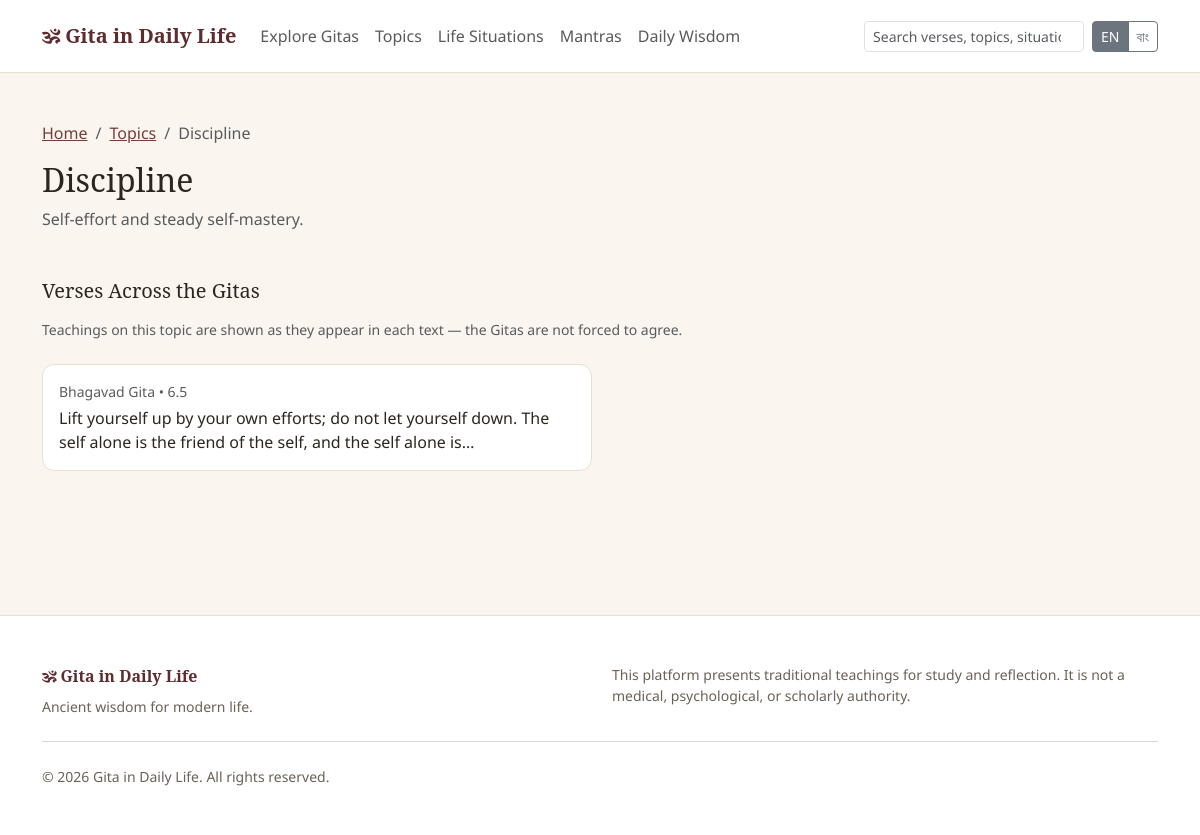
Page /public/topics/discipline on the earlier database version.
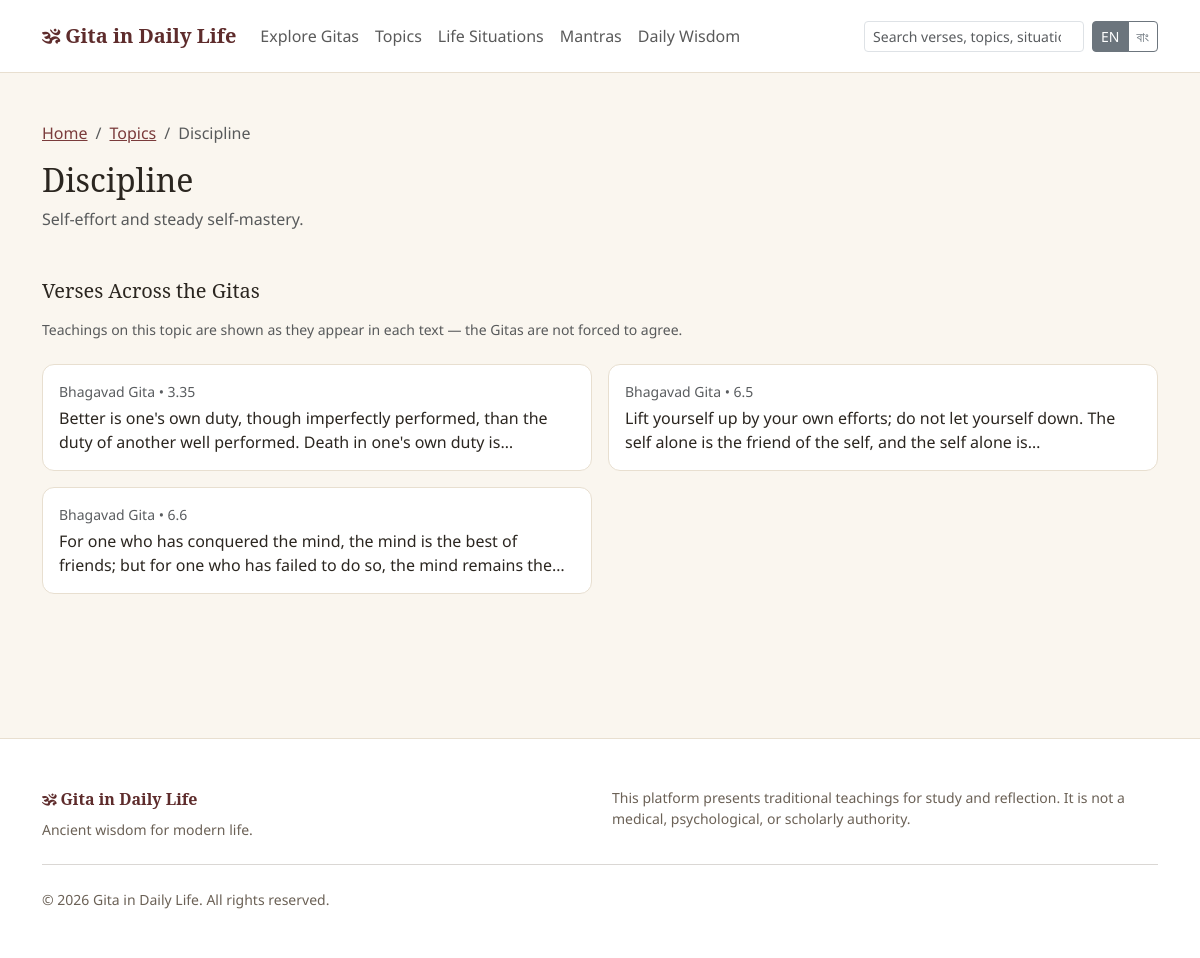
Same page on the later database version.
### tables this page shows
CREATE TABLE topics (
    id INT UNSIGNED AUTO_INCREMENT PRIMARY KEY,
    name VARCHAR(150) NOT NULL,
    slug VARCHAR(160) NOT NULL UNIQUE,
    description TEXT NULL,
    status ENUM('draft','pending','published','archived') NOT NULL DEFAULT 'published',
    created_at DATETIME NOT NULL DEFAULT CURRENT_TIMESTAMP,
    updated_at DATETIME NOT NULL DEFAULT CURRENT_TIMESTAMP ON UPDATE CURRENT_TIMESTAMP,
    INDEX idx_topics_status (status)
);

CREATE TABLE verses (
    id INT UNSIGNED AUTO_INCREMENT PRIMARY KEY,
    gita_id INT UNSIGNED NOT NULL,
    chapter_id INT UNSIGNED NOT NULL,
    verse_number INT UNSIGNED NOT NULL,
    sanskrit_text TEXT NULL,
    transliteration TEXT NULL,
    word_by_word_meaning TEXT NULL,
    literal_translation TEXT NULL,
    simple_translation_en TEXT NULL,
    translation_bn TEXT NULL,
    explanation TEXT NULL,
    philosophical_meaning TEXT NULL,
    key_teaching VARCHAR(500) NULL,
    audio_path VARCHAR(255) NULL,
    video_path VARCHAR(255) NULL,
    translator VARCHAR(150) NULL,
    commentator VARCHAR(150) NULL,
    featured TINYINT(1) NOT NULL DEFAULT 0,
    status ENUM('draft','pending','published','archived') NOT NULL DEFAULT 'draft',
    created_by INT UNSIGNED NULL,
    updated_by INT UNSIGNED NULL,
    created_at DATETIME NOT NULL DEFAULT CURRENT_TIMESTAMP,
    updated_at DATETIME NOT NULL DEFAULT CURRENT_TIMESTAMP ON UPDATE CURRENT_TIMESTAMP,
    UNIQUE KEY uniq_chapter_verse (chapter_id, verse_number),
    FOREIGN KEY (gita_id) REFERENCES gitas(id) ON DELETE CASCADE,
    FOREIGN KEY (chapter_id) REFERENCES chapters(id) ON DELETE CASCADE,
    INDEX idx_verses_status (status),
    INDEX idx_verses_featured (featured)
);

CREATE TABLE gitas (
    id INT UNSIGNED AUTO_INCREMENT PRIMARY KEY,
    name VARCHAR(150) NOT NULL,
    slug VARCHAR(160) NOT NULL UNIQUE,
    alternate_names VARCHAR(255) NULL,
    short_description VARCHAR(500) NULL,
    introduction TEXT NULL,
    historical_context TEXT NULL,
    philosophy TEXT NULL,
    main_themes TEXT NULL,
    author_attribution VARCHAR(255) NULL,
    cover_image VARCHAR(255) NULL,
    language_available VARCHAR(100) NULL DEFAULT 'en',
    featured TINYINT(1) NOT NULL DEFAULT 0,
    status ENUM('draft','pending','published','archived') NOT NULL DEFAULT 'draft',
    meta_title VARCHAR(255) NULL,
    meta_description VARCHAR(500) NULL,
    created_by INT UNSIGNED NULL,
    updated_by INT UNSIGNED NULL,
    created_at DATETIME NOT NULL DEFAULT CURRENT_TIMESTAMP,
    updated_at DATETIME NOT NULL DEFAULT CURRENT_TIMESTAMP ON UPDATE CURRENT_TIMESTAMP,
    INDEX idx_gitas_status (status),
    INDEX idx_gitas_featured (featured)
);

CREATE TABLE chapters (
    id INT UNSIGNED AUTO_INCREMENT PRIMARY KEY,
    gita_id INT UNSIGNED NOT NULL,
    chapter_number INT UNSIGNED NOT NULL,
    name VARCHAR(200) NOT NULL,
    sanskrit_name VARCHAR(200) NULL,
    translation_name VARCHAR(200) NULL,
    summary TEXT NULL,
    main_ideas TEXT NULL,
    status ENUM('draft','pending','published','archived') NOT NULL DEFAULT 'draft',
    created_at DATETIME NOT NULL DEFAULT CURRENT_TIMESTAMP,
    updated_at DATETIME NOT NULL DEFAULT CURRENT_TIMESTAMP ON UPDATE CURRENT_TIMESTAMP,
    UNIQUE KEY uniq_gita_chapter (gita_id, chapter_number),
    FOREIGN KEY (gita_id) REFERENCES gitas(id) ON DELETE CASCADE,
    INDEX idx_chapters_status (status)
);

CREATE TABLE settings (
    id INT UNSIGNED AUTO_INCREMENT PRIMARY KEY,
    setting_key VARCHAR(150) NOT NULL UNIQUE,
    setting_value TEXT NULL,
    setting_group VARCHAR(60) NOT NULL DEFAULT 'general'
);

### app/core/Controller.php (called while the page is built, shortened)
<?php
abstract class Controller
{
    protected function view(string $view, array $data = []): void
    {
        extract($data, EXTR_SKIP);
        $viewFile = VIEWS_PATH . '/frontend/' . $view . '.php';
        require $viewFile;
        $content = ob_get_clean();
        require VIEWS_PATH . '/frontend/layout.php';
    }
}

### modules/TopicController.php (called while the page is built, shortened)
<?php
final class TopicController extends Controller
{
    public function show(string $slug): void
    {
        $topic = Topic::findBySlug($slug);
        $this->view('topics/show', [
            'pageTitle' => $topic['name'] . ' — ' . APP_NAME,
            'metaDescription' => $topic['description'],
            'topic' => $topic,
            'verses' => Topic::versesFor((int) $topic['id']),
            'teachings' => Topic::teachingsFor((int) $topic['id']),
        ]);
    }
}

### public/index.php (called while the page is built, shortened)
<?php
require_once __DIR__ . '/../app/bootstrap.php';
$router = new Router();
$router->dispatch();

### app/helpers/functions.php (called while the page is built, shortened)
<?php
function e(?string $value): string
{
    return htmlspecialchars((string) $value, ENT_QUOTES, 'UTF-8');
}
function url(string $path = ''): string
{
    return APP_BASE_PATH . '/' . ltrim($path, '/');
}
function asset(string $path): string
{
    return url('assets/' . ltrim($path, '/'));
}
function current_lang(): string
{
    return Session::get('lang', DEFAULT_LANGUAGE);
}
function verse_text(array $verse): string
{
    return (string) ($verse['simple_translation_en'] ?? '');
}
function __t(string $key, array $replace = []): string
{
    static $cache = [];
    $lang = current_lang();
    if (!isset($cache[$lang])) {
        $file = LANGUAGES_PATH . '/' . $lang . '.php';
        $cache[$lang] = is_file($file) ? require $file : [];
    }
    $text = $cache[$lang][$key] ?? $key;
    return $text;
}
function str_excerpt(?string $text, int $length = 160): string
{
    $text = trim((string) $text);
    $truncated = mb_substr($text, 0, $length);
    $lastSpace = mb_strrpos($truncated, ' ');
    if ($lastSpace !== false) {
        $truncated = mb_substr($truncated, 0, $lastSpace);
    }
    return $truncated . '…';
}

### app/core/Session.php (called while the page is built, shortened)
<?php
final class Session
{
    public static function get(string $key, $default = null)
    {
        return $_SESSION[$key] ?? $default;
    }
}

### app/bootstrap.php (called while the page is built, shortened)
<?php
require_once APP_PATH . '/config/config.php';
spl_autoload_register(function (string $class): void {
    static $dirs = null;
    if ($dirs === null) {
        $dirs = [
            APP_PATH . '/core',
            APP_PATH . '/models',
            APP_PATH . '/services',
            ROOT_PATH . '/modules',
        ];
    }
    foreach ($dirs as $dir) {
        $file = $dir . '/' . $class . '.php';
        if (is_file($file)) {
            return;
        }
    }
});
require_once APP_PATH . '/helpers/functions.php';

### app/core/Model.php (called while the page is built, shortened)
<?php
abstract class Model
{
    protected static string $table = '';
    protected static function db(): PDO
    {
        return Database::connection();
    }
    protected static function assertSafeIdentifier(string $identifier): string
    {
        return $identifier;
    }
    public static function findBy(string $column, $value): ?array
    {
        $stmt = self::db()->prepare('SELECT * FROM ' . static::$table . ' WHERE ' . $column . ' = ? LIMIT 1');
        $stmt->execute([$value]);
        $row = $stmt->fetch();
        return $row === false ? null : $row;
    }
    public static function all(string $orderBy = ''): array
    {
        $sql = 'SELECT * FROM ' . static::$table;
        return self::db()->query($sql)->fetchAll();
    }
}

### app/core/Database.php (called while the page is built, shortened)
<?php
final class Database
{
    private static ?PDO $instance = null;
    public static function connection(): PDO
    {
        if (self::$instance === null) {
            $dsn = sprintf('mysql:host=%s;dbname=%s;charset=%s', DB_HOST, DB_NAME, DB_CHARSET);
            self::$instance = new PDO($dsn, DB_USER, DB_PASS, [
                PDO::ATTR_ERRMODE => PDO::ERRMODE_EXCEPTION,
                PDO::ATTR_DEFAULT_FETCH_MODE => PDO::FETCH_ASSOC,
                PDO::ATTR_EMULATE_PREPARES => false,
            ]);
        }
        return self::$instance;
    }
}

### app/models/Topic.php (called while the page is built, shortened)
<?php
final class Topic extends Model
{
    public static function findBySlug(string $slug): ?array
    {
        return self::findBy('slug', $slug);
    }
    public static function versesFor(int $topicId): array
    {
        $stmt = self::db()->prepare(
            'SELECT v.*, g.name AS gita_name, g.slug AS gita_slug, c.chapter_number
             FROM verses v
             JOIN verse_topics vt ON vt.verse_id = v.id
             JOIN gitas g ON g.id = v.gita_id
             JOIN chapters c ON c.id = v.chapter_id
             WHERE vt.topic_id = ? AND v.status = "published"
             ORDER BY g.name, c.chapter_number, v.verse_number'
        );
        $stmt->execute([$topicId]);
        return $stmt->fetchAll();
    }
}

### app/core/Request.php (called while the page is built, shortened)
<?php
final class Request
{
    public static function query(string $key, $default = null)
    {
        $value = $_GET[$key] ?? $default;
        return is_string($value) ? trim($value) : $value;
    }
    public static function uri(): string
    {
        $uri = $_SERVER['REQUEST_URI'] ?? '/';
        $path = parse_url($uri, PHP_URL_PATH);
        return $path === false || $path === null ? '/' : $path;
    }
}

### app/models/Setting.php (called while the page is built, shortened)
<?php
final class Setting extends Model
{
    public static function get(string $key, ?string $default = null): ?string
    {
        static $cache = null;
        if ($cache === null) {
            $cache = [];
            foreach (self::all() as $row) {
                $cache[$row['setting_key']] = $row['setting_value'];
            }
        }
        return $cache[$key] ?? $default;
    }
}

### views/frontend/topics/show.php (the view, shortened to what this page needs)
<div class="container py-5">
  <nav aria-label="breadcrumb"><ol class="breadcrumb">
    <li class="breadcrumb-item"><a href="<?= e(url('')) ?>"><?= e(__t('breadcrumb.home')) ?></a></li>
    <li class="breadcrumb-item"><a href="<?= e(url('topics')) ?>"><?= e(__t('breadcrumb.topics')) ?></a></li>
    <li class="breadcrumb-item active"><?= e($topic['name']) ?></li>
  </ol></nav>
  <h1 class="h2 font-serif mb-2"><?= e($topic['name']) ?></h1>
  <p class="text-muted mb-5"><?= e($topic['description']) ?></p>
  <h2 class="h5 mb-3"><?= e(__t('topics.compare_heading')) ?></h2>
  <p class="text-muted small mb-4"><?= e(__t('topics.compare_sub')) ?></p>
  <div class="row g-3 mb-5">
    <?php foreach ($verses as $verse): ?>
      <div class="col-md-6">
        <a href="<?= e(url('verses/' . $verse['gita_slug'] . '/' . $verse['chapter_number'] . '/' . $verse['verse_number'])) ?>" class="card-gidl p-3 d-block text-decoration-none text-reset h-100">
          <div class="small text-muted mb-1"><?= e($verse['gita_name']) ?> • <?= (int) $verse['chapter_number'] ?>.<?= (int) $verse['verse_number'] ?></div>
          <p class="mb-0"><?= e(str_excerpt(verse_text($verse), 130)) ?></p>
        </a>
      </div>
    <?php endforeach; ?>
  </div>
</div>

### app/core/Router.php (shortened to what this page needs)
<?php
final class Router
{
    private array $routes = [];
    public function get(string $pattern, string $handler): void
    {
        $this->routes[] = ['GET', $pattern, $handler];
    }
    public function dispatch(): void
    {
        $uri = $this->currentPath();
        foreach ($this->routes as [$routeMethod, $pattern, $handler]) {
            $regex = $this->patternToRegex($pattern);
            if (preg_match($regex, $uri, $matches)) {
                $params = array_filter($matches, static fn ($key) => !is_int($key), ARRAY_FILTER_USE_KEY);
                $this->callHandler($handler, array_values($params));
                return;
            }
        }
    }
    private function currentPath(): string
    {
        $uri = Request::uri();
        $base = APP_BASE_PATH;
        if ($base !== '' && str_starts_with($uri, $base)) {
            $uri = substr($uri, strlen($base));
        }
        $uri = '/' . trim($uri, '/');
        return $uri;
    }
    private function patternToRegex(string $pattern): string
    {
        $pattern = rtrim($pattern, '/');
        if ($pattern === '') {
            $pattern = '/';
        }
        $regex = preg_replace('#\{([a-zA-Z_][a-zA-Z0-9_]*)\}#', '(?P<$1>[^/]+)', $pattern);
        return '#^' . $regex . '$#u';
    }
    private function callHandler(string $handler, array $params): void
    {
        [$controllerName, $methodName] = explode('@', $handler);
        $controller = new $controllerName();
        $controller->$methodName(...$params);
    }
}

### views/frontend/partials/header.php (shortened to what this page needs)
<!DOCTYPE html>
<html lang="<?= e(current_lang()) ?>">
<head>
<link href="https://cdn.jsdelivr.net/npm/bootstrap@5.3.3/dist/css/bootstrap.min.css" rel="stylesheet">
<link href="https://cdn.jsdelivr.net/npm/bootstrap-icons@1.11.3/font/bootstrap-icons.min.css" rel="stylesheet">
<link href="<?= e(asset('css/style.css')) ?>" rel="stylesheet">
</head>
<body>
<nav class="navbar navbar-expand-lg navbar-gidl sticky-top py-3">
  <div class="container">
    <a class="navbar-brand" href="<?= e(url('')) ?>">🕉 <?= e(APP_NAME) ?></a>
    <div class="collapse navbar-collapse" id="gidlNav">
      <ul class="navbar-nav me-auto mb-2 mb-lg-0">
        <li class="nav-item"><a class="nav-link" href="<?= e(url('gitas')) ?>"><?= e(__t('nav.gitas')) ?></a></li>
        <li class="nav-item"><a class="nav-link" href="<?= e(url('topics')) ?>"><?= e(__t('nav.topics')) ?></a></li>
        <li class="nav-item"><a class="nav-link" href="<?= e(url('situations')) ?>"><?= e(__t('nav.situations')) ?></a></li>
        <li class="nav-item"><a class="nav-link" href="<?= e(url('mantras')) ?>"><?= e(__t('nav.mantras')) ?></a></li>
        <li class="nav-item"><a class="nav-link" href="<?= e(url('daily-wisdom')) ?>"><?= e(__t('nav.daily_wisdom')) ?></a></li>
      </ul>
      <form class="d-flex me-2" role="search" action="<?= e(url('search')) ?>" method="get">
        <input class="form-control form-control-sm" type="search" name="q" placeholder="<?= e(__t('search.placeholder')) ?>" value="<?= e(Request::query('q', '')) ?>" style="min-width:220px;">
      </form>
      <div class="btn-group btn-group-sm" role="group">
        <a href="<?= e(url('lang/en')) ?>" class="btn btn-outline-secondary <?= current_lang() === 'en' ? 'active' : '' ?>">EN</a>
        <a href="<?= e(url('lang/bn')) ?>" class="btn btn-outline-secondary <?= current_lang() === 'bn' ? 'active' : '' ?>">বাং</a>
      </div>
    </div>
  </div>
</nav>

### views/frontend/layout.php
<?php require VIEWS_PATH . '/frontend/partials/header.php'; ?>
<?= $content ?>
<?php require VIEWS_PATH . '/frontend/partials/footer.php'; ?>

### views/frontend/partials/footer.php (shortened to what this page needs)
<footer class="site-footer py-5 mt-5">
  <div class="container">
    <div class="row">
      <div class="col-md-6 mb-3 mb-md-0">
        <div class="font-serif fw-bold mb-2" style="color:var(--gidl-primary-dark);">🕉 <?= e(APP_NAME) ?></div>
        <p class="small mb-0"><?= e(Setting::get('site_tagline', 'Ancient wisdom for modern life.')) ?></p>
      </div>
      <div class="col-md-6">
        <p class="small mb-0"><?= e(__t('footer.disclaimer')) ?></p>
      </div>
    </div>
    <hr class="my-4">
    <p class="small mb-0">&copy; <?= date('Y') ?> <?= e(APP_NAME) ?>. <?= e(__t('footer.rights')) ?></p>
  </div>
</footer>
</body>
</html>

### public/assets/css/style.css (style rules this page uses)
:root { --gidl-bg: #faf6ef; --gidl-surface: #ffffff; --gidl-text: #2b2620; --gidl-text-muted: #6b6156; --gidl-border: #e8dfd0; --gidl-primary: #7a3b3b; --gidl-primary-dark: #5e2c2c; --gidl-accent: #c98a3e; }
body { background-color: var(--gidl-bg); color: var(--gidl-text); font-family: 'Noto Sans', system-ui, -apple-system, "Segoe UI", sans-serif; }
.font-serif, h1, h2, h3, h4, .verse-sanskrit { font-family: 'Noto Serif', Georgia, 'Times New Roman', serif; }
a { color: var(--gidl-primary); }
.navbar-gidl { background-color: var(--gidl-surface); border-bottom: 1px solid var(--gidl-border); }
.navbar-gidl .navbar-brand { font-family: 'Noto Serif', serif; font-weight: 700; color: var(--gidl-primary-dark); }
.card-gidl { background: var(--gidl-surface); border: 1px solid var(--gidl-border); border-radius: .75rem; transition: box-shadow .15s ease, transform .15s ease; }
footer.site-footer { background: var(--gidl-surface); border-top: 1px solid var(--gidl-border); color: var(--gidl-text-muted); }

Differences in the rows shown:
added verses: gita.name "Bhagavad Gita", chapter.chapter_number "3", verse_number "35", simple_translation_en "Better is one's own duty, though imperfectly performed, than the duty of another well performed. Death in one's own duty is…"
now on this page (row edited): verses: gita.name "Bhagavad Gita", chapter.chapter_number "6", verse_number "6", simple_translation_en "For one who has conquered the mind, the mind is the best of friends; but for one who has failed to do so, the mind remains the…"
